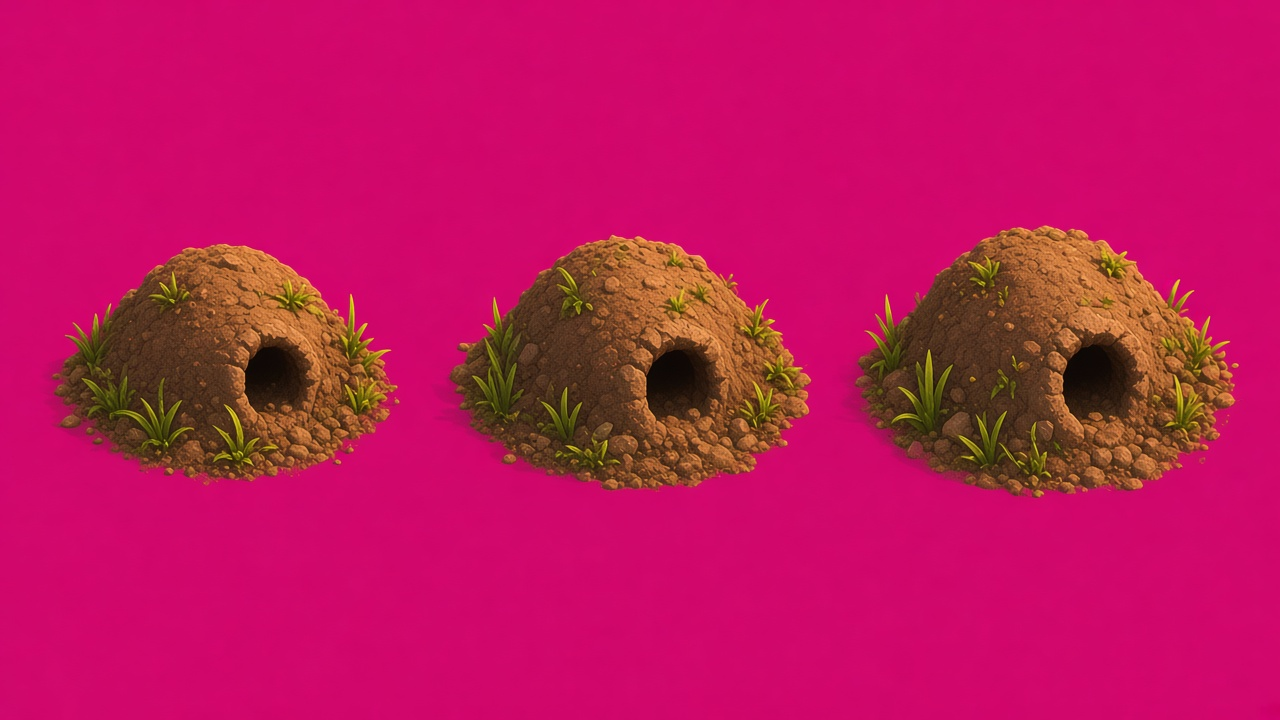
#> input picture tools/src/molehills_v4.jpg, 1280 x 720 px
$ python -i build_assets.py   (imports and definitions only)
#> lines starting #> are read from the running program, lines starting #| are printed output that depends on the picture; after the words box and inside, x2 and y2 are one past the last pixel; in counts of white or black regions, pixels touching at a corner belong together
#> further down, picture is the input picture: shape (720, 1280, 3); mean B, G, R 92, 21.2, 190.1
"""Erzeugt alle statischen Karten-Daten für den Prototyp.

  python3 tools/build_assets.py

- Deep-Zoom-Kachelpyramiden (512px) für base (weltkarte_clean), detail (zoom2_clean) und
  detail3 (zoom3_full, Zoomstufe 3, ~11.9k px). Alle drei ohne die eingemalten Fähnchen-Hügel.
- Raster-Klassifikation (bebaubar/blockiert) aus der Zoomstufe-3-Karte (tools/classify_grid.py:
  Farbe + Textur/Kantendichte + Morphologie + Sicherheitsabstand) als JSON (Base64-Bitmaske) + grid.bin
  Liegt tools/grid_override.json (Export aus dem Editor, Taste E) vor, wird dieses Raster verwendet.
  Optionen: --no-tiles (Kacheln nicht neu erzeugen)
- 350 Demo-Nester (seeded) als JSON, so als kämen sie vom Server
- Maulwurfshügel-Sprites (aus generiertem Bild auf Magenta freigestellt)
"""
import json, math, os, random, base64
import sys
import cv2, numpy as np
sys.path.insert(0, os.path.dirname(os.path.abspath(__file__)))
import classify_grid

ROOT = os.path.dirname(os.path.dirname(os.path.abspath(__file__)))
PUB = os.path.join(ROOT, 'public')
SRC_BASE = '/workspace/monsters-map/weltkarte_v4.png'      # v4: aus zoom3_v4 heruntergerechnet (weniger Bäume, keine Erdflecken)
SRC_DETAIL = '/workspace/monsters-map/zoom2_v4.png'
SRC_DETAIL3 = '/workspace/monsters-map/zoom3_v4.png'
SRC_DETAIL4 = '/workspace/monsters-map/zoom4_v4.png'      # 2x von zoom3_v4 (Real-ESRGAN general-x4v3, ONNX/CPU) + Original-Textur
OVERRIDE = os.path.join(os.path.dirname(os.path.abspath(__file__)), 'grid_override.json')
TILE = 512
WORLD_W, WORLD_H = 5040, 2800   # Welt-Einheiten = Pixel der Basiskarte
CELL = 20                        # Rasterzelle in Welt-Einheiten (ein Nest = eine Zelle; Auto ~ 20x12)
NEST_COUNT = 350
SEED = 1337


# [20 lines left out: function pyramid, not called in this run]


def classify(img):
    bl = cv2.GaussianBlur(img, (0, 0), 3)
    hsv = cv2.cvtColor(bl, cv2.COLOR_BGR2HSV).astype(np.int32)
    H, S, V = hsv[..., 0], hsv[..., 1], hsv[..., 2]
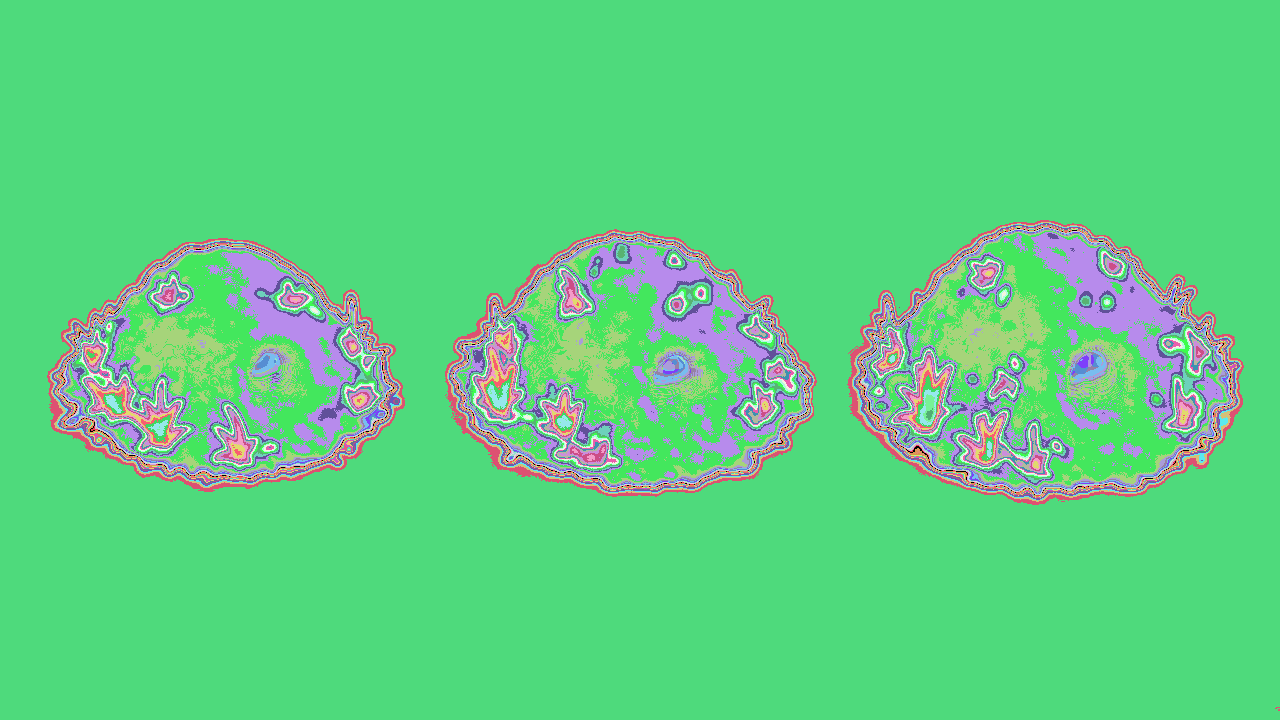
#> H: shape (720, 1280) int32; 48 distinct labels, from 0 to 179; one colour per label, 0 black
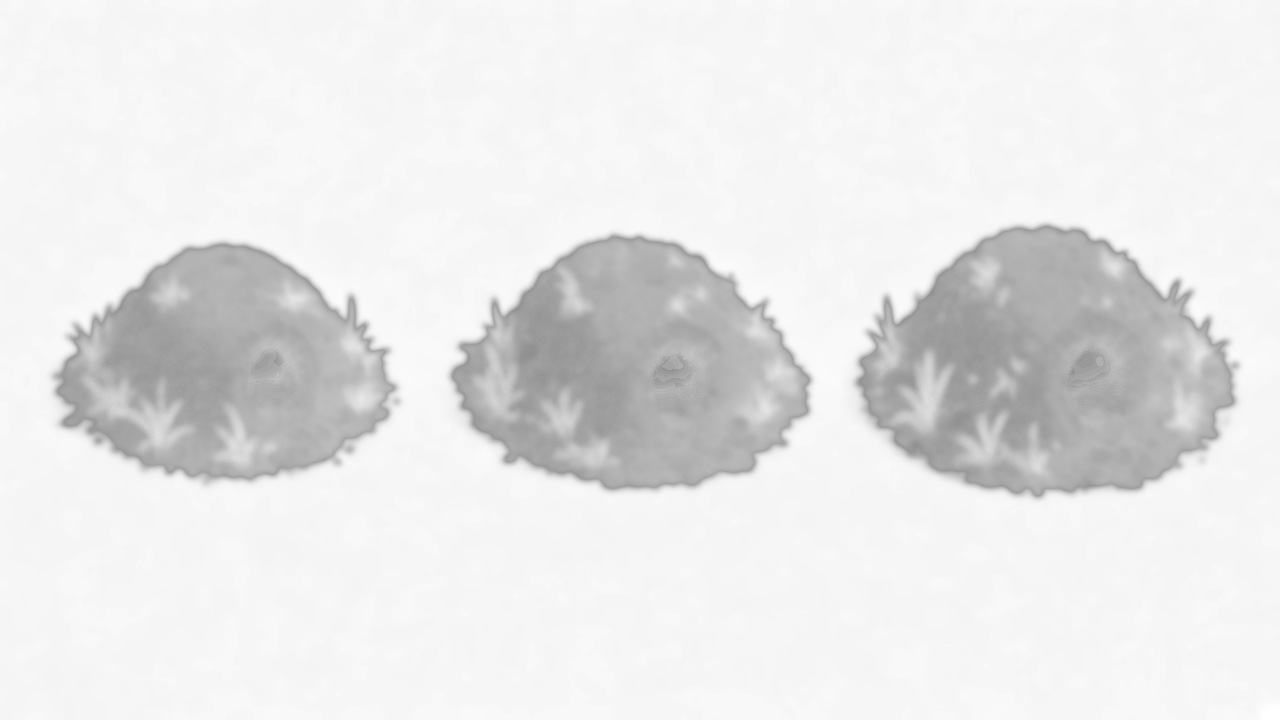
#> S: shape (720, 1280) int32; min 143, max 255, mean 230.9
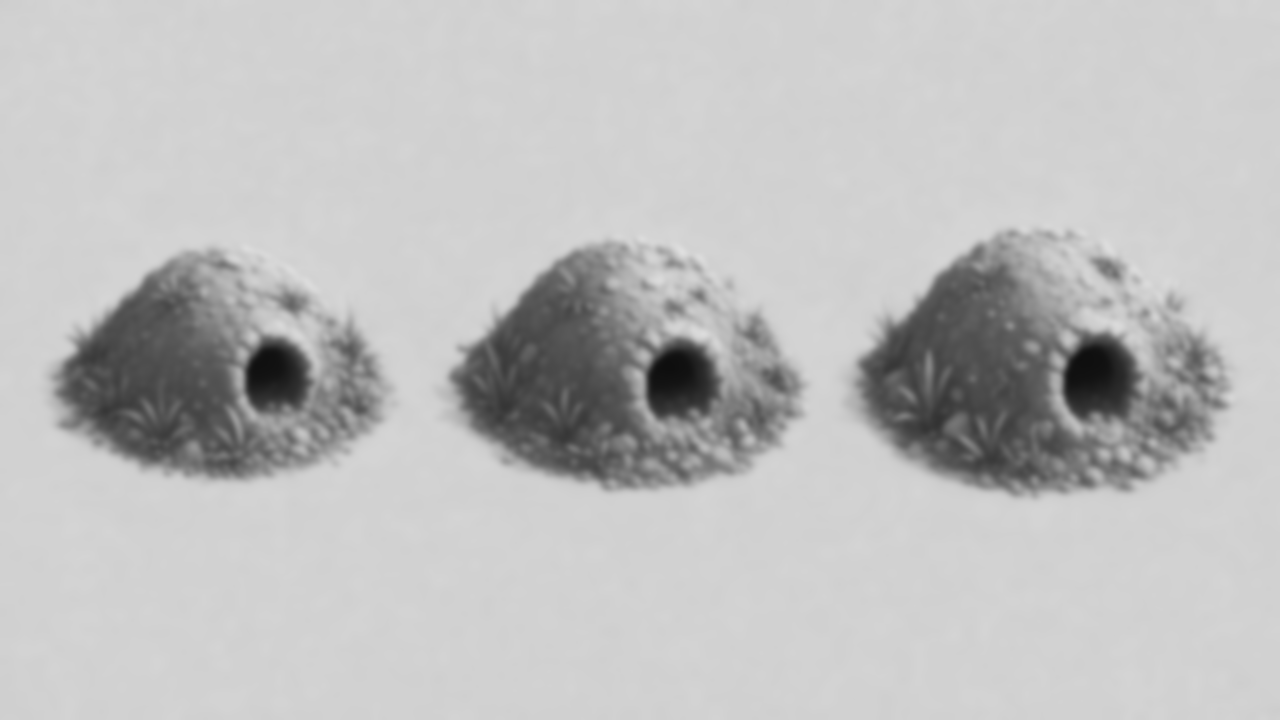
#> V: shape (720, 1280) int32; min 14, max 223, mean 190.1
    grass = (H >= 20) & (H <= 40) & (S >= 120) & (V >= 135)   # helles Gelbgrün = Wiese
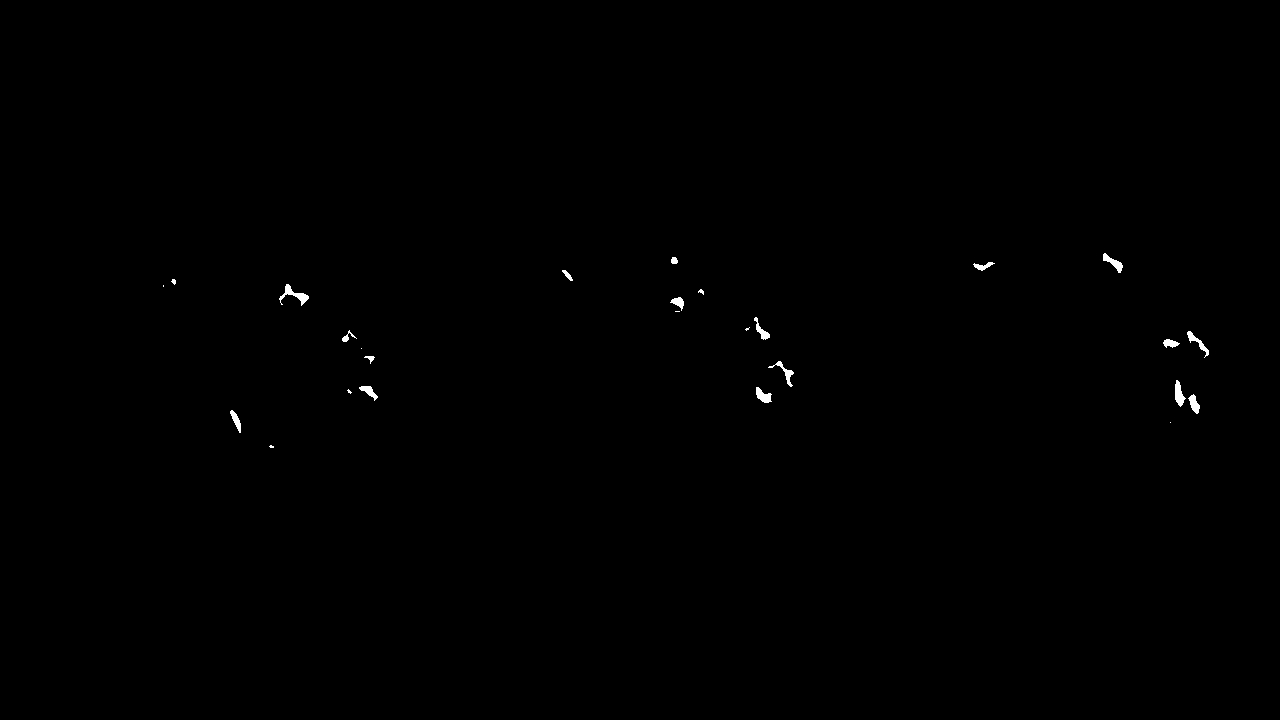
#> grass: shape (720, 1280) bool; 0.22% white; 26 white regions (7 under 20 px), largest, box (x1, y1, x2, y2) and area: (279, 284, 309, 306) 206, (1175, 380, 1186, 407) 168, (1103, 253, 1123, 273) 151
    gh, gw = WORLD_H // CELL, WORLD_W // CELL
#> (the run stopped early here; a loop or call above may not have finished)
